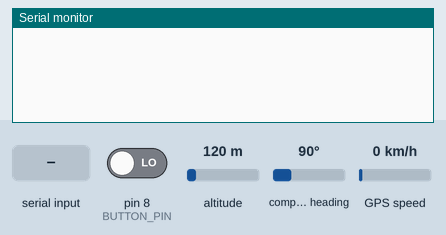
Recording of a sketch running on a simulated Arduino Uno, built with avr-gcc and run on an emulated ATmega328P. Parts: the last lines printed to the serial monitor. The test bench sets the inputs (shaded band); at power-on: pin 8 (BUTTON_PIN) LOW, altitude 120 m, compass heading 90°, GPS speed 0 km/h. The GPS gets a fix after 3 s at 37.7749, -122.4194 with 8 satellites; the modem accepts every AT command (registered, SIM ready, sends succeed) and sends nothing else.

Above: at 1.2 s.
1.3 s: pin 8 (BUTTON_PIN) driven HIGH
At 3.4 s:
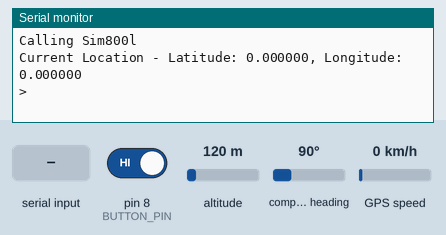
3.5 s: "1" received over the second serial link
5.6 s: altitude set to 500 m
At 6.9 s:
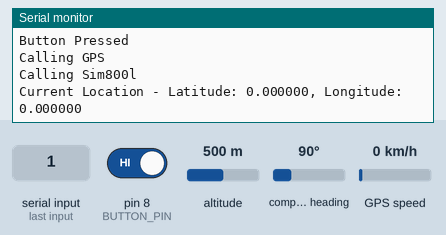
9.7 s: compass heading set to 180°
At 12.4 s:
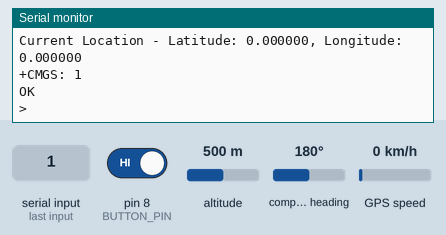
13.8 s: pin 8 (BUTTON_PIN) driven LOW
At 15.8 s:
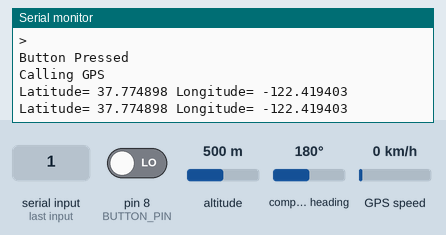

The sketch:

final_v2.ino
```cpp
#include <TinyGPS++.h>
#include <SoftwareSerial.h>

static const uint32_t GPSBaud = 9600;

// The TinyGPS++ object
TinyGPSPlus gps;

// The serial connection to the GPS device
SoftwareSerial ss(4, 5); //Tx, Rx
SoftwareSerial sim800l(7, 6); // Tx, Rx for SIM800L module
#define BUTTON_PIN 8 // Pin where the button is connected


boolean buttonPressed = false;

//---------------------------------------------------------------------------------------------
boolean getResponse(String expected_answer, unsigned int timeout = 1000) {
  boolean flag = false;
  String response = "";
  unsigned long previous;
  //*************************************************************
  for (previous = millis(); (millis() - previous) < timeout;) {
    while (sim800l.available()) {
      response = sim800l.readString();
      if (response.indexOf(expected_answer) > 0) {
        flag = true;
        goto OUTSIDE;
      }
    }
  }
  //*************************************************************
  OUTSIDE:
  if (response != "") { Serial.println(response); }
  return flag;
}
//---------------------------------------------------------------------------------------------
boolean tryATcommand(String cmd, String expected_answer, int timeout, int total_tries) {
TryAgain:
  //*************************************************************
  for (int i = 1; i <= total_tries; i++) {
    sim800l.println(cmd);
    if (getResponse(expected_answer, timeout) == true) {
      break;
    }
    else {
      Serial.print(".");
    }
    if (i == total_tries) {
      Serial.println("Failed! Resetting the Module");
      //digitalWrite(RESET_PIN, LOW);
      delay(100);
      //digitalWrite(RESET_PIN, HIGH);
      goto TryAgain;
    }
  }
  //*************************************************************
}


void setup(){
  Serial.begin(9600);
  ss.begin(GPSBaud);

  // pinMode(BUTTON_PIN, INPUT);

}

void loop(){
  // This sketch displays information every time a new sentence is correctly encoded.
  while (ss.available() > 0){
    gps.encode(ss.read());
    if (gps.location.isUpdated()){
    Serial.print("Latitude= ");
    Serial.print(gps.location.lat(), 6);
    Serial.print(" Longitude= ");
    Serial.println(gps.location.lng(), 6);
    }
    if (digitalRead(BUTTON_PIN) == HIGH && !buttonPressed) {
    sim800l.begin(9600);

    sim800l.listen();
    Serial.println("Calling Sim800l");
    String message;
    message = "Current Location - Latitude: " + String(gps.location.lat(), 6) + ", Longitude: " + String(gps.location.lng(), 6);
    Serial.println(message);
    sendSMS("447888196873", message); // Replace with the actual phone number
    Serial.println("Button Pressed");
    ss.listen();
    Serial.println("Calling GPS");

    // Mark the button as pressed to avoid sending multiple SMS
    buttonPressed = false;
  }

  // // Handle SMS and serial communication as before
  // while (sim800l.available()) {
  //   String response = sim800l.readString();
  //   Serial.println(response);
  //   if (response.indexOf("+CMT:") > 0) {
  //     if (response.indexOf("ledon") > 0) {
  //       digitalWrite(LED_BUILTIN, HIGH);
  //     }
  //     if (response.indexOf("ledoff") > 0) {
  //       digitalWrite(LED_BUILTIN, LOW);
  //     }
  //   }
  // }

  }
}

void sendSMS(String number, String msg) {
  tryATcommand("AT+CMGS=\"" + String(number) + "\"", ">", 1000, 5);
  sim800l.print(msg);
  sim800l.write(26); // ASCII code for Ctrl+Z to send the message
  delay(1000);
  buttonPressed = true; // Mark the button as pressed to avoid sending multiple SMS
}
```

Measured:
- after the input at 1.3 s, the serial monitor: prints a new line after 0.71 s (image 1)
- after the input at 13.8 s, the serial monitor: prints a new line after 1.1 s (image 4)
